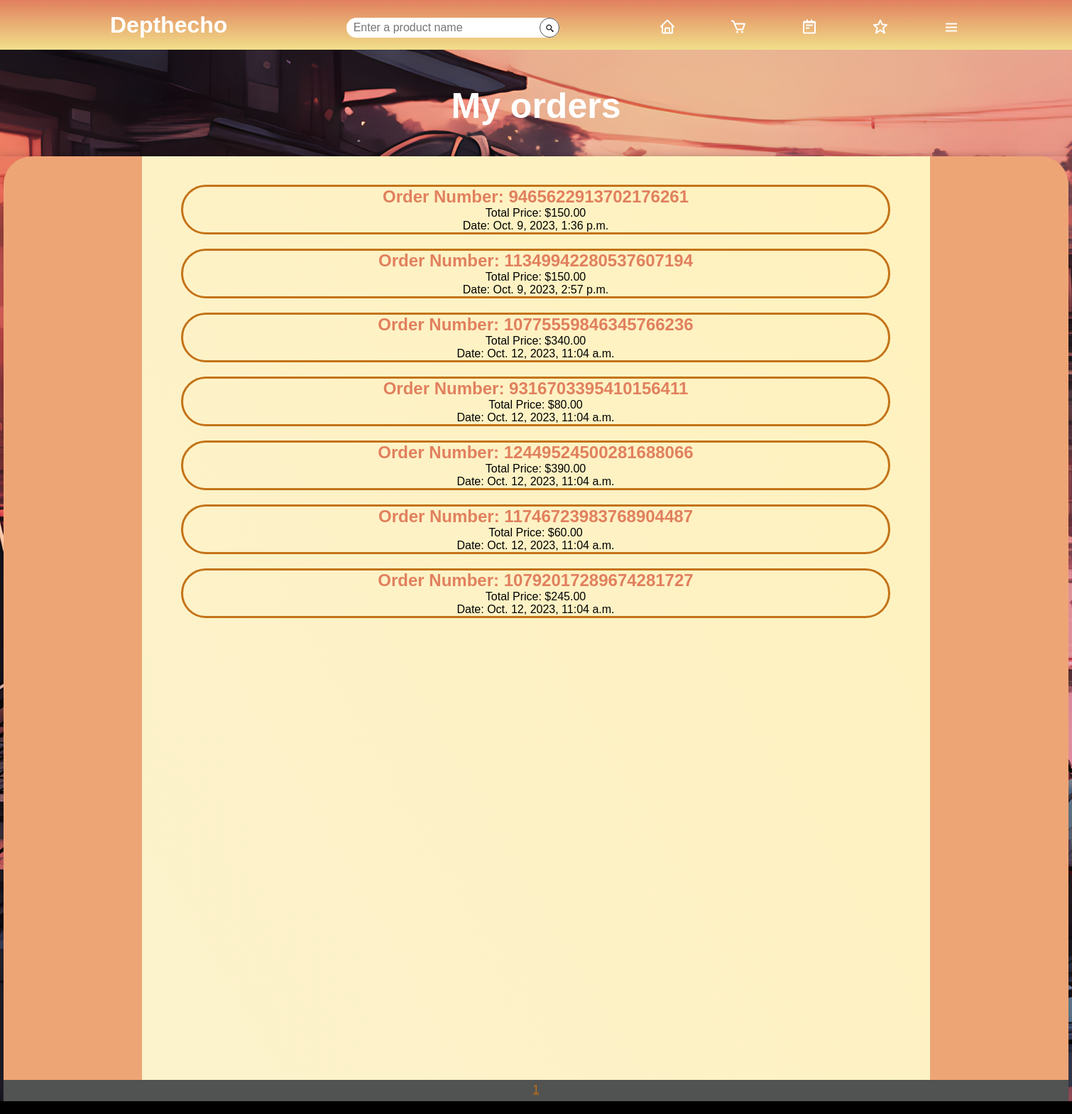
The app's page /orders/ (signed in) with its own data.
### orders/models.py (models this page shows, shortened)
class Order(models.Model):
    user = models.ForeignKey(CustomUser, on_delete=models.CASCADE)
    order_number = models.CharField(max_length=100, unique=True, default=generate_order_number)
    total_price = models.DecimalField(max_digits=10, decimal_places=2)
    order_date = models.DateTimeField(auto_now_add=True)
    products = models.ManyToManyField(Product)

### orders/views.py (the view)
# urls.py: path('orders/', views.orders_page, name='orders'),
@login_required(login_url='login-page')
def orders_page(request):
    orders = Order.objects.order_by('-order_date')
    user = request.user
    try:
        profile = UserProfile.objects.get(user=user)
    except UserProfile.DoesNotExist:
        profile = None
    all_orders = Order.objects.all()
    orders_per_page = 15
    paginator = Paginator(all_orders, orders_per_page)
    page = request.GET.get('page')
    try:
        orders = paginator.page(page)
    except PageNotAnInteger:
        orders = paginator.page(1)
    except EmptyPage:
        orders = paginator.page(paginator.num_pages)
    context = {
        'profile': profile,
        'orders': orders,
    }
    return render(request, 'orders/orders_page.html', context)

### orders/templates/orders/orders_page.html (shortened to what this page needs)
{% extends 'mainpage/base.html' %}
{% load static %}
{% load cart_tags %}
{% block content %}
{% include 'mainpage/main_header.html' %}
<div class="orders-page-body">
    <div class="empty-space">
        <h1 class="store-header">
            My orders
        </h1>
    </div>
    <section class="orders-page-main">
        <div class="orders-page-content">
            <div class="orders-page-container{% if orders|length < 15 %} height-1300{% endif %}">
                <ul>
                    {% for order in orders %}
                    <li>
                        <h2><a href="{% url 'order-detail' order.id %}">Order Number: {{ order.order_number }}</a></h2>
                        <p>Total Price: ${{ order.total_price }}</p>
                        <p>Date: {{ order.order_date }}</p>
                    </li>
                    {% endfor %}
                </ul>
            </div>
            <div class="pagination">
                <ul class="container">
                    {% for page in orders.paginator.page_range %}
                    {% if page == orders.number %}
                    <li><a href="?page={{ page }}" class="btn page-link btn--sub">{{ page }}</a></li>
                    {% elif page > orders.number|add:"-3" and page < orders.number|add:"3" %}
                    <li><a href="?page={{ page }}" class="btn page-link">{{ page }}</a></li>
                    {% endif %}
                    {% endfor %}
                </ul>
            </div>
        </div>
    </section>
</div>
{% endblock %}

### mainpage/static/style/style.css (style rules this page uses)
:root { --main-light-theme-color: #E1805E; --second-light-theme-color: #C47318; --third-light-theme-color: #f1df8a; --bg-light-theme-color: #FCF2CC; --light-theme-text-color: black; --bg-light-theme: url('/static/images/BG_light.jpg'); --bg-dark-theme: url('/static/images/BG_dark.jpg'); --main-dark-theme-color: #9C67E0; --second-dark-theme-color: #4E2E72; --bg-dark-theme-color: #515252; --dark-theme-text-color: white; }
* { margin: 0; padding: 0; box-sizing: border-box; font-family: Arial, Helvetica, sans-serif; }
body { background-image: var(--bg-light-theme-color); background-size: cover; background-position: center; }
.empty-space { width: 100%; height: 150px; text-align: center; vertical-align: middle; }
.empty-space h1 { color: var(--dark-theme-text-color); padding-top: 50px; font-size: 50px; }
.pagination { width: 1500px; height: 30px; margin: 0 auto; background-color: var(--bg-dark-theme-color); }
.pagination .container { padding-top: 5px; }
.pagination > ul { list-style: none; display: flex; flex-wrap: wrap; align-items: center; justify-content: center; gap: 1rem; }
.pagination .btn { color: var(--bg-light-theme-color); }
.pagination .btn.btn--sub { color: var(--second-light-theme-color); }
.orders-page-body { background-image: var(--bg-light-theme); background-size: cover; background-position: center; }
.orders-page-main { width: 100%; height: 100%; background-color: transparent; box-shadow: 0 0 10px rgba(0, 0, 0, .2); }
.orders-page-content { position: relative; width: 1500px; height: auto; margin: 0 auto; background-color: #EEA576; border-radius: 40px 40px 0 0; }
.orders-page-container { width: 1110px; height: auto; margin: 0 auto; padding-top: 20px; background-image: linear-gradient(60deg, var(--bg-light-theme-color), #FFF2BE); clear: both; text-align: center; }
.orders-page-container ul { width: 100%; height: 100%; display: block; list-style: none; }
.orders-page-container ul li { display: block; width: 90%; margin-left: 55px; margin-top: 20px; border: 3px solid var(--second-light-theme-color); border-radius: 50px; }
.orders-page-container ul li a { color: var(--main-light-theme-color); text-decoration: none; }
.height-1300 { height: 1300px; }

### records on screen
Order: order_number "9465622913702176261", total_price "150.00", order_date "Oct. 9, 2023, 1:36 p.m."
Order: order_number "11349942280537607194", total_price "150.00", order_date "Oct. 9, 2023, 2:57 p.m."
Order: order_number "10775559846345766236", total_price "340.00", order_date "Oct. 12, 2023, 11:04 a.m."
Order: order_number "9316703395410156411", total_price "80.00", order_date "Oct. 12, 2023, 11:04 a.m."
Order: order_number "12449524500281688066", total_price "390.00", order_date "Oct. 12, 2023, 11:04 a.m."
Order: order_number "11746723983768904487", total_price "60.00", order_date "Oct. 12, 2023, 11:04 a.m."
Order: order_number "10792017289674281727", total_price "245.00", order_date "Oct. 12, 2023, 11:04 a.m."

### other values on screen
{{ page }} "1"
